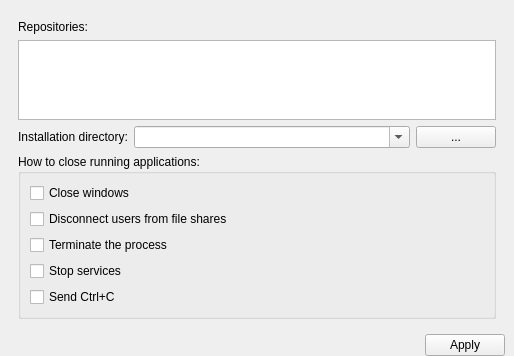
<?xml version="1.0" encoding="UTF-8"?>
<ui version="4.0">
 <class>SettingsFrame</class>
 <widget class="QFrame" name="SettingsFrame">
  <property name="geometry">
   <rect>
    <x>0</x>
    <y>0</y>
    <width>514</width>
    <height>356</height>
   </rect>
  </property>
  <property name="windowTitle">
   <string>Frame</string>
  </property>
  <property name="frameShape">
   <enum>QFrame::NoFrame</enum>
  </property>
  <property name="frameShadow">
   <enum>QFrame::Plain</enum>
  </property>
  <layout class="QVBoxLayout" name="verticalLayout">
   <property name="leftMargin">
    <number>9</number>
   </property>
   <property name="topMargin">
    <number>11</number>
   </property>
   <property name="rightMargin">
    <number>9</number>
   </property>
   <property name="bottomMargin">
    <number>0</number>
   </property>
   <item>
    <widget class="QFrame" name="frame">
     <property name="frameShape">
      <enum>QFrame::NoFrame</enum>
     </property>
     <property name="frameShadow">
      <enum>QFrame::Plain</enum>
     </property>
     <layout class="QVBoxLayout" name="verticalLayout_3">
      <item>
       <widget class="QLabel" name="label">
        <property name="text">
         <string>Repositories:</string>
        </property>
        <property name="buddy">
         <cstring>plainTextEditReps</cstring>
        </property>
       </widget>
      </item>
      <item>
       <widget class="QPlainTextEdit" name="plainTextEditReps">
        <property name="sizePolicy">
         <sizepolicy hsizetype="Expanding" vsizetype="Expanding">
          <horstretch>0</horstretch>
          <verstretch>1</verstretch>
         </sizepolicy>
        </property>
        <property name="toolTip">
         <string>&lt;!DOCTYPE HTML PUBLIC &quot;-//W3C//DTD HTML 4.0//EN&quot; &quot;http://www.w3.org/TR/REC-html40/strict.dtd&quot;&gt;
&lt;html&gt;&lt;head&gt;&lt;meta name=&quot;qrichtext&quot; content=&quot;1&quot; /&gt;&lt;style type=&quot;text/css&quot;&gt;
p, li { white-space: pre-wrap; }
&lt;/style&gt;&lt;/head&gt;&lt;body style=&quot; font-family:'MS Shell Dlg 2'; font-size:8pt; font-weight:400; font-style:normal;&quot;&gt;
&lt;p style=&quot; margin-top:0px; margin-bottom:0px; margin-left:0px; margin-right:0px; -qt-block-indent:0; text-indent:0px;&quot;&gt;the following list defines repositories that will be used to download and install the software. Enter multiple internet addresses on separate lines. http://, https://, and file:// protocols are supported. Lines starting with a # are comments. The repositories are consulted from top to bottom. Definitions from the earlier entries may hide those from the repositories that stay further in the list.&lt;/p&gt;
&lt;p style=&quot; margin-top:0px; margin-bottom:0px; margin-left:0px; margin-right:0px; -qt-block-indent:0; text-indent:0px;&quot;&gt;Example:&lt;/p&gt;
&lt;p style=&quot; margin-top:0px; margin-bottom:0px; margin-left:0px; margin-right:0px; -qt-block-indent:0; text-indent:0px;&quot;&gt;    https://www.yournamehere.com/Software.xml&lt;/p&gt;
&lt;p style=&quot; margin-top:0px; margin-bottom:0px; margin-left:0px; margin-right:0px; -qt-block-indent:0; text-indent:0px;&quot;&gt;    http://www.yournamehere.com/Beta.xml&lt;/p&gt;
&lt;p style=&quot; margin-top:0px; margin-bottom:0px; margin-left:0px; margin-right:0px; -qt-block-indent:0; text-indent:0px;&quot;&gt;    file:///C:\Users\Your username\Personal.xml&lt;/p&gt;
&lt;p style=&quot; margin-top:0px; margin-bottom:0px; margin-left:0px; margin-right:0px; -qt-block-indent:0; text-indent:0px;&quot;&gt;    file://myserver/myshare/Rep.xml&lt;/p&gt;
&lt;p style=&quot;-qt-paragraph-type:empty; margin-top:0px; margin-bottom:0px; margin-left:0px; margin-right:0px; -qt-block-indent:0; text-indent:0px;&quot;&gt;&lt;br /&gt;&lt;/p&gt;
&lt;p style=&quot; margin-top:0px; margin-bottom:0px; margin-left:0px; margin-right:0px; -qt-block-indent:0; text-indent:0px;&quot;&gt;You can find the list of available repositories and explanations about how to create your custom repositories at&lt;/p&gt;
&lt;p style=&quot; margin-top:0px; margin-bottom:0px; margin-left:0px; margin-right:0px; -qt-block-indent:0; text-indent:0px;&quot;&gt;&lt;a href=&quot;https://github.com/tim-lebedkov/npackd&quot;&gt;&lt;span style=&quot; text-decoration: underline; color:#0000ff;&quot;&gt;https://github.com/tim-lebedkov/npackd&lt;/span&gt;&lt;/a&gt;&lt;/p&gt;
&lt;p style=&quot;-qt-paragraph-type:empty; margin-top:0px; margin-bottom:0px; margin-left:0px; margin-right:0px; -qt-block-indent:0; text-indent:0px;&quot;&gt;&lt;br /&gt;&lt;/p&gt;
&lt;p style=&quot;-qt-paragraph-type:empty; margin-top:0px; margin-bottom:0px; margin-left:0px; margin-right:0px; -qt-block-indent:0; text-indent:0px;&quot;&gt;&lt;br /&gt;&lt;/p&gt;&lt;/body&gt;&lt;/html&gt;</string>
        </property>
        <property name="tabChangesFocus">
         <bool>true</bool>
        </property>
        <property name="lineWrapMode">
         <enum>QPlainTextEdit::NoWrap</enum>
        </property>
       </widget>
      </item>
      <item>
       <layout class="QHBoxLayout" name="horizontalLayout_2" stretch="0,1,0">
        <item>
         <widget class="QLabel" name="label_2">
          <property name="text">
           <string>Installation directory:</string>
          </property>
          <property name="buddy">
           <cstring>comboBoxDir</cstring>
          </property>
         </widget>
        </item>
        <item>
         <widget class="QComboBox" name="comboBoxDir">
          <property name="toolTip">
           <string>&lt;!DOCTYPE HTML PUBLIC &quot;-//W3C//DTD HTML 4.0//EN&quot; &quot;http://www.w3.org/TR/REC-html40/strict.dtd&quot;&gt;
&lt;html&gt;&lt;head&gt;&lt;meta name=&quot;qrichtext&quot; content=&quot;1&quot; /&gt;&lt;style type=&quot;text/css&quot;&gt;
p, li { white-space: pre-wrap; }
&lt;/style&gt;&lt;/head&gt;&lt;body style=&quot; font-family:'MS Shell Dlg 2'; font-size:8.25pt; font-weight:400; font-style:normal;&quot;&gt;
&lt;p style=&quot; margin-top:0px; margin-bottom:0px; margin-left:0px; margin-right:0px; -qt-block-indent:0; text-indent:0px;&quot;&gt;&lt;span style=&quot; font-size:8pt;&quot;&gt;This is the directory where packages will be installed (in sub-directories). There are only a few reasons to change this value:&lt;/span&gt;&lt;/p&gt;
&lt;ul style=&quot;margin-top: 0px; margin-bottom: 0px; margin-left: 0px; margin-right: 0px; -qt-list-indent: 1;&quot;&gt;&lt;li style=&quot; font-size:8pt;&quot; style=&quot; margin-top:12px; margin-bottom:0px; margin-left:0px; margin-right:0px; -qt-block-indent:0; text-indent:0px;&quot;&gt;there is not enough space on C:    &lt;/li&gt;
&lt;li style=&quot; font-size:8pt;&quot; style=&quot; margin-top:0px; margin-bottom:0px; margin-left:0px; margin-right:0px; -qt-block-indent:0; text-indent:0px;&quot;&gt;the default installation path is too long    &lt;/li&gt;
&lt;li style=&quot; font-size:8pt;&quot; style=&quot; margin-top:0px; margin-bottom:12px; margin-left:0px; margin-right:0px; -qt-block-indent:0; text-indent:0px;&quot;&gt;some packages require that the installation path does not contain spaces&lt;/li&gt;&lt;/ul&gt;
&lt;p style=&quot; margin-top:0px; margin-bottom:12px; margin-left:0px; margin-right:0px; -qt-block-indent:0; text-indent:0px;&quot;&gt;&lt;span style=&quot; font-size:8pt;&quot;&gt;You can change the value at any time. This setting does not affect already installed packages.&lt;/span&gt;&lt;/p&gt;&lt;/body&gt;&lt;/html&gt;</string>
          </property>
          <property name="autoFillBackground">
           <bool>false</bool>
          </property>
          <property name="editable">
           <bool>true</bool>
          </property>
          <property name="frame">
           <bool>true</bool>
          </property>
         </widget>
        </item>
        <item>
         <widget class="QPushButton" name="pushButton">
          <property name="text">
           <string>...</string>
          </property>
         </widget>
        </item>
       </layout>
      </item>
      <item>
       <widget class="QGroupBox" name="groupBox">
        <property name="title">
         <string>How to close running applications:</string>
        </property>
        <layout class="QVBoxLayout" name="verticalLayout_2">
         <item>
          <widget class="QCheckBox" name="checkBoxCloseWindows">
           <property name="toolTip">
            <string>closes the top application windows as you would do with Alt+F4 or the cross in the top right window corner</string>
           </property>
           <property name="text">
            <string>Close windows</string>
           </property>
          </widget>
         </item>
         <item>
          <widget class="QCheckBox" name="checkBoxDeleteFileShares">
           <property name="text">
            <string>Disconnect users from file shares</string>
           </property>
          </widget>
         </item>
         <item>
          <widget class="QCheckBox" name="checkBoxKillProcesses">
           <property name="toolTip">
            <string>forcefully terminates the process. All unsaved data will be lost.</string>
           </property>
           <property name="text">
            <string>Terminate the process</string>
           </property>
          </widget>
         </item>
         <item>
          <widget class="QCheckBox" name="checkBoxStopServices">
           <property name="toolTip">
            <string>terminates Windows services, if necessary</string>
           </property>
           <property name="text">
            <string>Stop services</string>
           </property>
          </widget>
         </item>
         <item>
          <widget class="QCheckBox" name="checkBoxCtrlC">
           <property name="toolTip">
            <string>&lt;html&gt;&lt;head/&gt;&lt;body&gt;&lt;p&gt;emulates the user pressing Ctrl+C for command line programs&lt;/p&gt;&lt;/body&gt;&lt;/html&gt;</string>
           </property>
           <property name="text">
            <string>Send Ctrl+C</string>
           </property>
          </widget>
         </item>
        </layout>
       </widget>
      </item>
     </layout>
    </widget>
   </item>
   <item>
    <widget class="QDialogButtonBox" name="buttonBox">
     <property name="orientation">
      <enum>Qt::Horizontal</enum>
     </property>
     <property name="standardButtons">
      <set>QDialogButtonBox::Apply</set>
     </property>
    </widget>
   </item>
  </layout>
 </widget>
 <tabstops>
  <tabstop>plainTextEditReps</tabstop>
  <tabstop>comboBoxDir</tabstop>
  <tabstop>pushButton</tabstop>
  <tabstop>checkBoxCloseWindows</tabstop>
  <tabstop>checkBoxDeleteFileShares</tabstop>
  <tabstop>checkBoxKillProcesses</tabstop>
  <tabstop>checkBoxStopServices</tabstop>
  <tabstop>checkBoxCtrlC</tabstop>
 </tabstops>
 <resources/>
 <connections/>
</ui>
